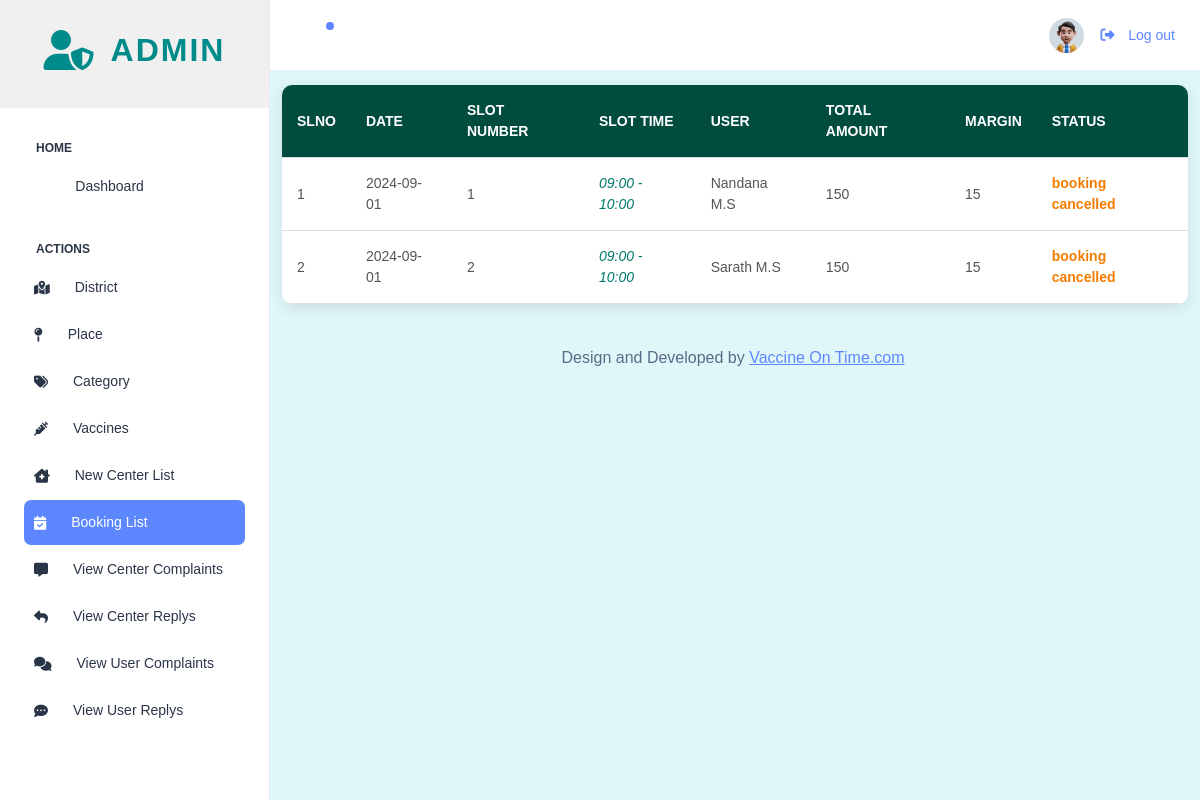
Page /PROJECT/Admin/ViewAllBooking.php on the earlier database version.
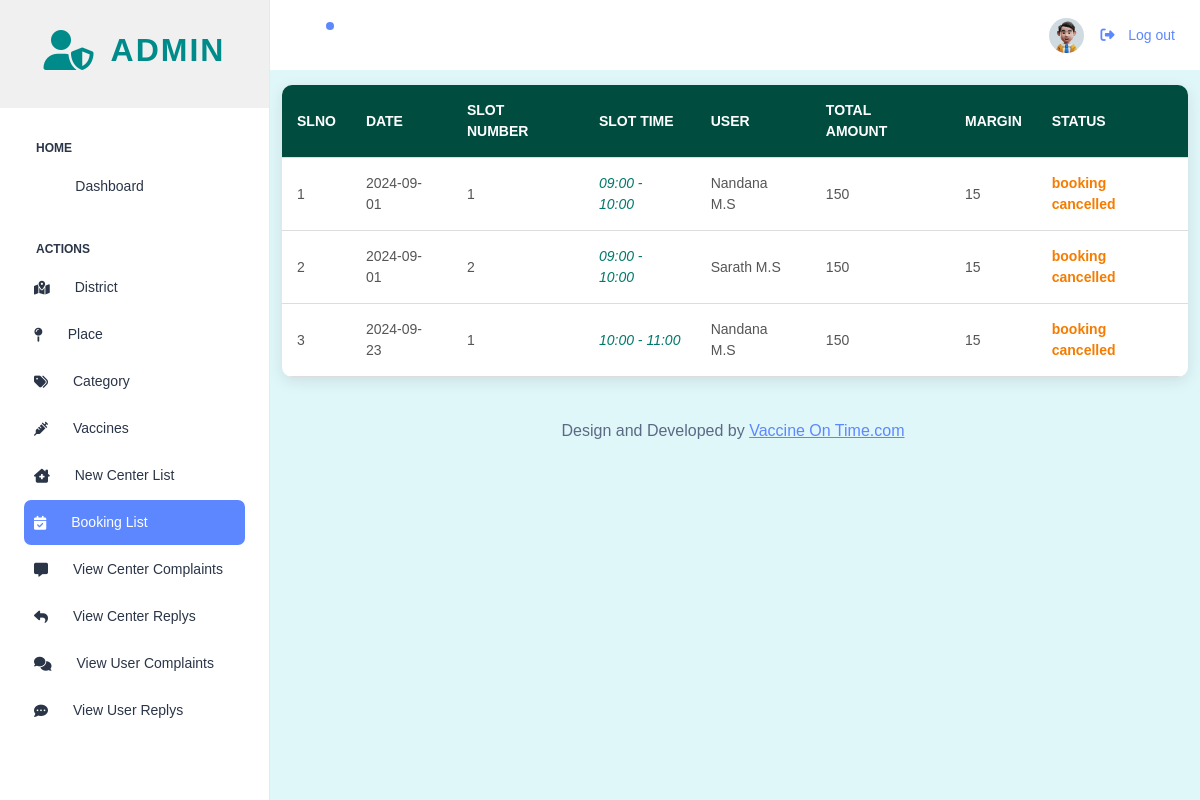
Same page on the later database version.
### tables this page shows
CREATE TABLE `tbl_booking` (
  `booking_id` int(10) NOT NULL,
  `booking_date` varchar(50) NOT NULL,
  `booking_slot` varchar(50) NOT NULL,
  `booking_status` varchar(50) NOT NULL DEFAULT '0',
  `user_id` int(10) NOT NULL,
  `slot_id` int(10) NOT NULL,
  `booking_fordate` varchar(50) NOT NULL,
  `hospitalvaccine_id` int(11) NOT NULL,
  `booking_amount` varchar(50) NOT NULL
);

CREATE TABLE `tbl_slot` (
  `slot_id` int(10) NOT NULL,
  `slot_from` varchar(50) NOT NULL,
  `slot_to` varchar(50) NOT NULL,
  `slot_count` varchar(20) NOT NULL,
  `center_id` int(10) NOT NULL
);

CREATE TABLE `tbl_newuser` (
  `user_id` int(11) NOT NULL,
  `place_id` int(11) NOT NULL,
  `user_name` varchar(50) NOT NULL,
  `user_gender` varchar(50) NOT NULL,
  `user_dob` varchar(50) NOT NULL,
  `user_address` varchar(100) NOT NULL,
  `user_contact` varchar(100) NOT NULL,
  `user_email` varchar(100) NOT NULL,
  `user_password` varchar(100) NOT NULL,
  `user_photo` varchar(500) NOT NULL,
  `user_proof` varchar(100) NOT NULL
);

### PROJECT/Admin/ViewAllBooking.php (the view, shortened to what this page needs)
<?php
include('../Assets/connection/connection.php');
include('Head.php');
?>
<!DOCTYPE html
    PUBLIC "-//W3C//DTD XHTML 1.0 Transitional//EN" "http://www.w3.org/TR/xhtml1/DTD/xhtml1-transitional.dtd">
<html xmlns="http://www.w3.org/1999/xhtml">
<head>
</head>
<body>
    <table>
        <tr>
            <th>SLNo</th>
            <th>Date</th>
            <th>Slot Number</th>
            <th>Slot Time</th>
            <th>User</th>
            <th>Total Amount</th>
            <th>Margin</th>
            <th>Status</th>
        </tr>
        <?php
    $i = 0;
    $sel = "select * from tbl_booking b inner join tbl_slot s on s.slot_id= b.slot_id inner join tbl_center c on s.center_id=c.center_id inner join tbl_newuser u on b.user_id=u.user_id  where   booking_status>0";
    $row = $con->query($sel);
    while ($data = $row->fetch_assoc()) {
      $i++;
      ?>
        <tr>
            <td>
                <?php echo $i ?>
            </td>
            <td>
                <?php echo $data['booking_date'] ?>
            </td>
            <td>
                <?php echo $data['booking_slot'] ?>
            </td>
            <td class="slot-time">
                <?php echo $data['slot_from'] ?> -
                <?php echo $data['slot_to'] ?>
            </td>
            <td>
                <?php echo $data['user_name'] ?>
            </td>
            <td>
                <?php echo $data['booking_amount'] ?>
            </td>
            <td>
                <?php
$booking_amount = $data['booking_amount'];
$percentage_amount = $booking_amount * 0.10;
echo $percentage_amount;
?>
            </td>
            <td class="<?php echo ($data['booking_status'] == 1) ? 'status-pending' : 'status-completed'; ?>">
                <?php
          if ($data['booking_status'] == 1) {
            echo "Payment Completed";
          } else if ($data['booking_status'] == 2) {
            echo "booking cancelled";
          }
          ?>
            </td>
        </tr>
        <?php
    }
    ?>
    </table>
    <br><br><br>
    <?php include('Foot.php'); ?>
</body>
</html>

Differences in the rows shown:
added tbl_booking: booking_date "2024-09-23", booking_slot "1", slot.slot_from "10:00", slot.slot_to "11:00", user.user_name "Nandana M.S", booking_amount "150", booking_amount "15", booking_status "booking cancelled"
